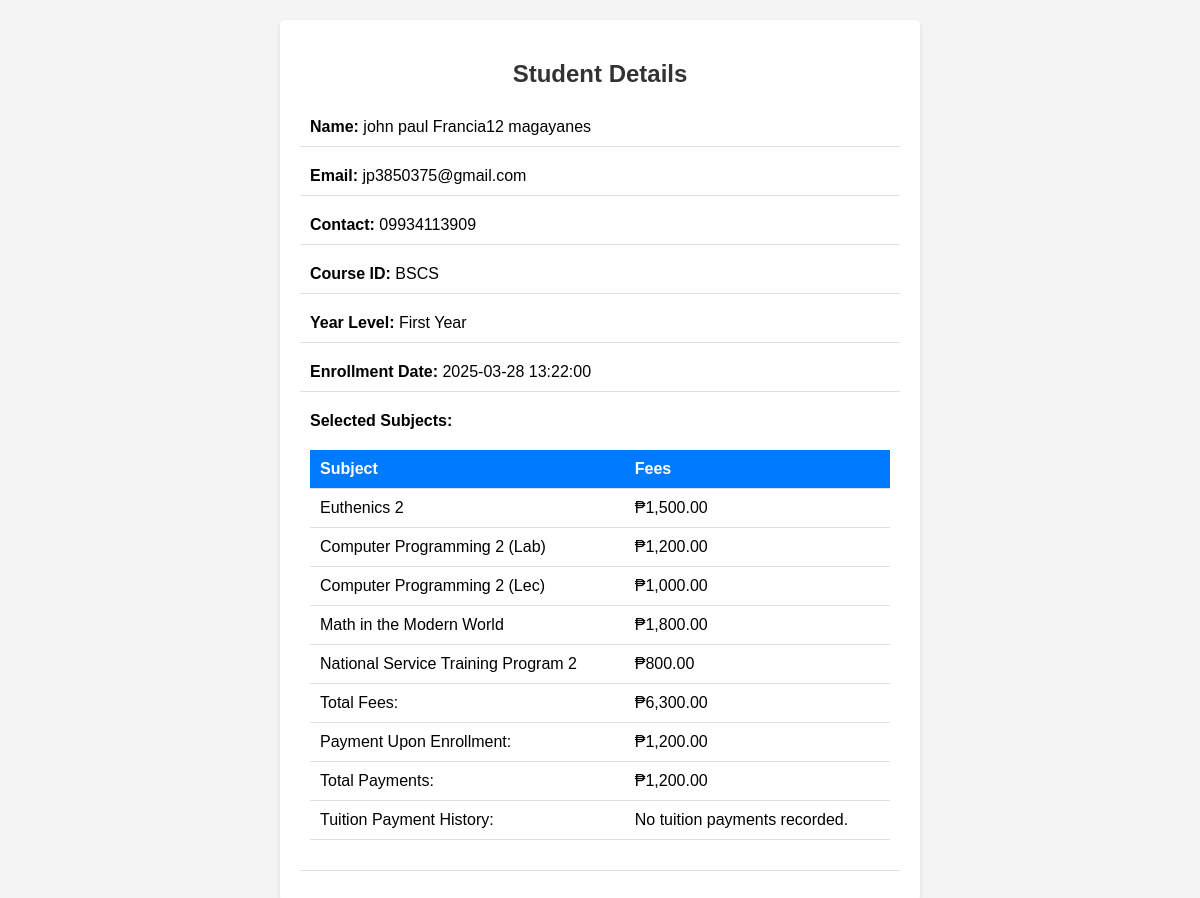
The app's page /upload/sample.php?id=90 with its own data.
### tables this page shows
CREATE TABLE `students` (
  `id` int(11) NOT NULL,
  `first_name` varchar(100) NOT NULL,
  `middle_name` varchar(100) NOT NULL,
  `last_name` varchar(100) NOT NULL,
  `email` varchar(100) NOT NULL,
  `contact` varchar(15) NOT NULL,
  `course_id` varchar(100) NOT NULL,
  `year_level` varchar(50) NOT NULL,
  `selected_subjects` text NOT NULL,
  `upon_enrollment` decimal(10,2) NOT NULL,
  `created_at` timestamp NOT NULL DEFAULT current_timestamp()
);

### upload/sample.php (the view, shortened to what this page needs)
<?php
global $conn;
$student_id = intval($_GET['id']);
$stmt = $conn->prepare("SELECT * FROM students WHERE id = ?");
$stmt->bind_param("i", $student_id);
$stmt->execute();
$result = $stmt->get_result();
$student = $result->fetch_assoc();
$subjectFees = [
    'Euthenics 2' => 1500,
    'Computer Programming 2 (Lab)' => 1200,
    'Computer Programming 2 (Lec)' => 1000,
    'Math in the Modern World' => 1800,
    'National Service Training Program 2' => 800,
    'PATHFIT 2' => 3000,
    'Ethics' => 4000,
    'Discrete Structure 1' => 3000,
    'Data Communication and Networking 2' => 3000,
];
function calculateTotalFees($selectedSubjects, $subjectFees) {
    $total = 0;
    foreach ($selectedSubjects as $subject) {
        $subject = trim($subject);
        if (isset($subjectFees[$subject])) {
            $total += $subjectFees[$subject];
        }
    }
    return $total;
}
$tuition_payments = [];
$selected_subjects = $student['selected_subjects'];
$payment_upon_enrollment = $student['upon_enrollment'];
$totalFees = calculateTotalFees(explode(',', $selected_subjects), $subjectFees);
$totalPayments = array_sum($tuition_payments) + $payment_upon_enrollment;
?>
<!DOCTYPE html>
<html lang="en">
<head>
</head>
<body>
<div class="container">
    <h2>Student Details</h2>
    <div class="detail">
        <label>Name:</label> <?= htmlspecialchars($student['first_name']) ?> <?= htmlspecialchars($student['middle_name']) ?> <?= htmlspecialchars($student['last_name']) ?>
    </div>
    <div class="detail">
        <label>Email:</label> <?= htmlspecialchars($student['email']) ?>
    </div>
    <div class="detail">
        <label>Contact:</label> <?= htmlspecialchars($student['contact']) ?>
    </div>
    <div class="detail">
        <label>Course ID:</label> <?= htmlspecialchars($student['course_id']) ?>
    </div>
    <div class="detail">
        <label>Year Level:</label> <?= htmlspecialchars($student['year_level']) ?>
    </div>
    <div class="detail">
        <label>Enrollment Date:</label> <?= htmlspecialchars($student['created_at']) ?>
    </div>
    <div class="detail">
        <label>Selected Subjects:</label>
        <table>
            <thead>
            <tr>
                <th>Subject</th>
                <th>Fees</th>
            </tr>
            </thead>
            <tbody>
            <?php
            if (!empty($selected_subjects)) {
                $subjects = explode(',', $selected_subjects);
                foreach ($subjects as $subject) {
                    $subject = trim($subject);
                    if (!empty($subject)) {
                        $fee = isset($subjectFees[$subject]) ? '₱' . number_format($subjectFees[$subject], 2) : 'N/A';
                        echo '<tr><td>' . htmlspecialchars($subject) . '</td><td>' . $fee . '</td></tr>';
                    }
                }
                echo '<tr><td>Total Fees:</td><td>₱' . number_format($totalFees, 2) . '</td></tr>';
                echo '<tr>
                        <td>Payment Upon Enrollment:</td>
                        <td>₱' . number_format($payment_upon_enrollment, 2) . '</td>
                      </tr>';
                echo '<tr>
                        <td>Total Payments:</td>
                        <td>₱' . number_format($totalPayments, 2) . '</td>
                      </tr>';
                echo '<tr>
                        <td>Tuition Payment History:</td>
                        <td>';
                if (!empty($tuition_payments)) {
                    echo '<ul>';
                    foreach ($tuition_payments as $payment) {
                        echo '<li>₱' . number_format($payment, 2) . '</li>';
                    }
                    echo '</ul>';
                } else {
                    echo 'No tuition payments recorded.';
                }
                echo '</td></tr>';
            } else {
                echo '<tr><td colspan="2">No subjects found.</td></tr>';
            }
            ?>
            </tbody>
        </table>
    </div>
</div>
</body>
</html>

### upload/sample.php (style rules this page uses)
body { font-family: Arial, sans-serif; background-color: #f4f4f4; margin: 0; padding: 20px; }
.container { background: white; padding: 20px; border-radius: 5px; box-shadow: 0 2px 5px rgba(0, 0, 0, 0.1); max-width: 600px; margin: auto; }
h2 { text-align: center; color: #333; }
.detail { margin: 10px 0; padding: 10px; border-bottom: 1px solid #e0e0e0; }
label { font-weight: bold; }
table { width: 100%; border-collapse: collapse; margin: 20px 0; }
th, td { padding: 10px; text-align: left; border-bottom: 1px solid #e0e0e0; }
th { background-color: #007bff; color: white; }

### records on screen
students: first_name "john paul", middle_name "Francia12", last_name "magayanes", email "jp3850375@gmail.com", contact "09934113909", course "BSCS", year_level "First Year", created_at "2025-03-28 13:22:00", selected_subjects "Euthenics 2", selected_subjects "₱1,500.00", selected_subjects "Computer Programming 2 (Lab)", selected_subjects "₱1,200.00", selected_subjects "Computer Programming 2 (Lec)", selected_subjects "₱1,000.00", selected_subjects "Math in the Modern World", selected_subjects "₱1,800.00", selected_subjects "National Service Training Program 2", selected_subjects "₱800.00", selected_subjects "6,300.00", upon_enrollment "1,200.00"
